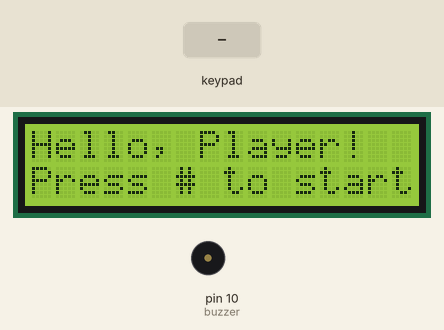
The program below on a simulated Arduino Uno, built with avr-gcc and run on an emulated ATmega328P. Shown: 16×2 character LCD, buzzer (waves = sounding). The test bench sets the inputs (shaded band). What the program prints to the serial monitor is not drawn.

Above: at 3.8 s.
3.9 s: key '#' pressed
At 4.5 s:
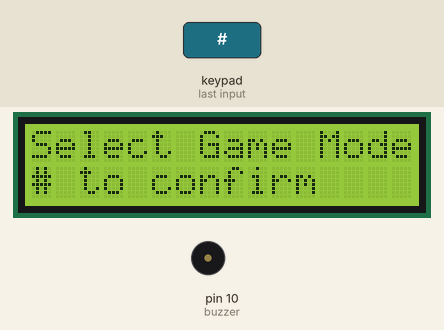
5.4 s: keypad keys 9 8 7 6 A pressed 0.4 s apart
At 8.1 s:
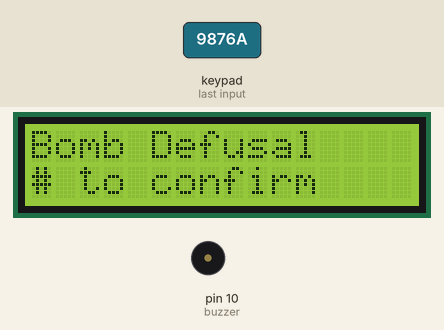
8.9 s: keypad keys 9 8 7 6 # pressed 0.4 s apart
At 11.9 s:
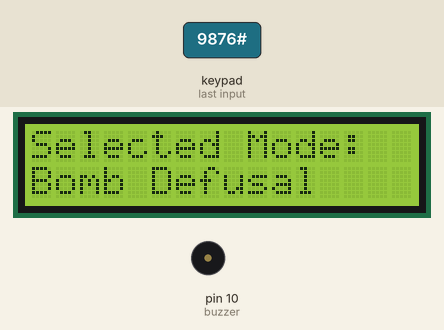
13.9 s: key '1' pressed
At 14.5 s:
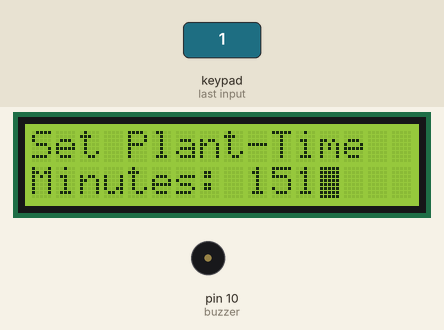
15.4 s: key '*' pressed
At 16.6 s:
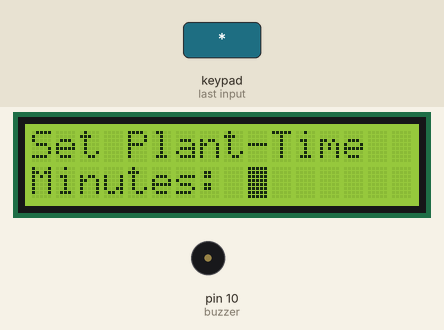
16.9 s: keypad keys 9 8 7 6 D pressed 0.4 s apart
At 19.2 s:
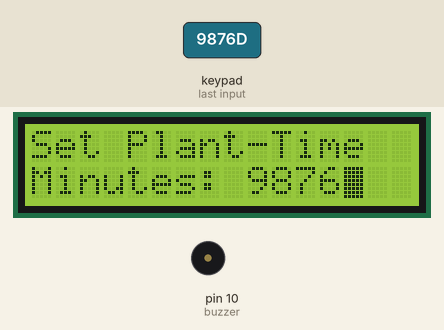
Timing chart, 0 to 20.7 s (numbered marks = the images above; inputs shaded):
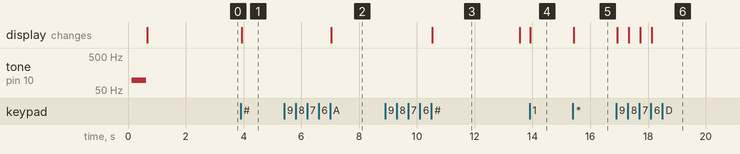

The program:

main.cpp
```cpp
#include <Arduino.h>

#include <Keypad.h>
#include <LiquidCrystal.h>
#include "GameMode.h"
#include "BombDefusal.h"
#include "KingOfTheHill.h"
#include "PCF8574.h" // https://github.com/xreef/PCF8574_library
#include "pitches.h"
#include <LiquidCrystal_I2C.h>

#define pound 14

void isButtonPressed(int button);

void showStartScreen();

void playStartUpSound();

void playLEDStartUpAnmiation();

void toggleLEDsSequentially(uint8_t value);

void toggleLEDs(uint8_t value);

GameMode *selectGameMode();

void printModeSelection(String mode);

LiquidCrystal_I2C lcd(0x27, 16, 2); // set the LCD address to 0x3F for a 16 chars and 2 line display

// TODO: Remove hardcoded timer
int Scount = 0;      // count seconds
int Mcount = 1;      // count minutes
int Hcount = 0;      // count hours
int DefuseTimer = 0; // set timer to 0

long secMillis = 0;   // store last time for second add
long interval = 1000; // interval for seconds

// password setup
int pwdLength = 6;
char password[6];      // number of characters in our password
int currentLength = 0; // defines which number we are currently writing
int i = 0;
char entered[6];

// I2C Board setup
PCF8574 ex1(0x24);

// keypad setup
const byte ROWS = 4;
const byte COLS = 4;

char hexaKeys[ROWS][COLS] = {
    {'1', '2', '3', 'A'},
    {'4', '5', '6', 'B'},
    {'7', '8', '9', 'C'},
    {'*', '0', '#', 'D'}};

byte rowPins[ROWS] = {9, 8, 7, 6};
byte colPins[COLS] = {5, 4, 3, 2};

Keypad keypad = Keypad(makeKeymap(hexaKeys), rowPins, colPins, ROWS, COLS);

// button setup
int redButton = 12;
int blueButton = 11;

// buzzer setup
int buzzer = 10;

GameMode *selectedGameMode;

void setup()
{
  Serial.begin(9600);
  Serial.println("NEW setup");

  // set up the buttons
  pinMode(redButton, INPUT);
  pinMode(blueButton, INPUT);

  // set up the LCD
  lcd.init();
  lcd.backlight();
  lcd.begin(16, 2);
  lcd.clear();
  lcd.setCursor(0, 0);

  // set up LEDs; external I2C Board
  for (int i = 0; i < 8; i++)
  {
    ex1.pinMode(i, OUTPUT);
  }
  toggleLEDs(LOW);

  // start up
  showStartScreen();

  selectedGameMode = selectGameMode();
  lcd.clear();
  lcd.print("Selected Mode:");
  lcd.setCursor(0, 1);
  lcd.print(selectedGameMode->Name);
  delay(3000);
  selectedGameMode->Start();
  delay(100);

  //(*selectedGameMode).Start();
}

void loop()
{
  // TODO: start the specific game mode
  Serial.println("Main loop");
  isButtonPressed(redButton);
  isButtonPressed(blueButton);
  delay(500);
}

void isButtonPressed(int button)
{
  int buttonstatus = digitalRead(button);
  if (buttonstatus == HIGH) // Wenn der Taster gedrückt ist...
  {
    Serial.println("Button pressed");
    tone(buzzer, 100); // …spiele diesen Ton...
    delay(500);        // …und zwar für eine Sekunde...
    tone(buzzer, 300); // …spiele diesen Ton...
    delay(500);        // …und zwar für eine Sekunde...
    noTone(buzzer);    // Ton abschalten
  }
}

void showStartScreen()
{
  playStartUpSound();
  lcd.print("Hello, Player!");
  lcd.setCursor(0, 1);
  lcd.print("Press # to start");
  playLEDStartUpAnmiation();
  while (true)
  {
    char key = keypad.getKey();

    if (key != NULL)
    {
      Serial.println(key);
    }

    if (key == '#')
    {
      lcd.clear();
      break;
    }
  }
}

void playStartUpSound()
{
  tone(buzzer, NOTE_G2);
  delay(500);
  noTone(buzzer);
}

void playLEDStartUpAnmiation()
{
  toggleLEDsSequentially(HIGH);
  toggleLEDs(LOW);
  toggleLEDsSequentially(HIGH);
}

void toggleLEDsSequentially(uint8_t value)
{
  for (int i = 4; i > 0; i--)
  {
    ex1.digitalWrite(i, value);
    delay(300);
  }
}

void toggleLEDs(uint8_t value)
{
  for (int i = 4; i > 0; i--)
  {
    ex1.digitalWrite(i, value);
  }
}

// TODO move setup stuff into normal loop and see if this works better; setup crashes when Start is being
GameMode *selectGameMode()
{
  printModeSelection("Select Game Mode");
  GameMode *gameMode;

  bool done = false;
  while (!done)
  {
    char key = keypad.getKey();
    if (key == '#')
    {
      if (gameMode->Name != "")
      {
        done = true;
      }
    }
    if (key == 'A')
    {
      gameMode = new BombDefusal();
      printModeSelection(gameMode->Name);
    }
    if (key == 'B')
    {
      gameMode = new KingOfTheHill();
      printModeSelection(gameMode->Name);
    }
    if ((key == 'C') || (key == 'D'))
    {
      gameMode->Name = "";
      lcd.clear();
      lcd.print("Not implemented");
      delay(3000);
      printModeSelection("Select Game Mode");
    }
  }
  return gameMode;
}

void printModeSelection(String mode)
{
  lcd.clear();
  lcd.print(mode);
  lcd.setCursor(0, 1);
  lcd.print("# to confirm");
}
```

BombDefusal.h
```cpp
#ifndef BombDefusal_h
#define BombDefusal_h
#include "Arduino.h"
#include "GameMode.h"

class BombDefusal : public GameMode
{
public:
  BombDefusal();
  virtual void Start();

private:
};

void setTimeToPlant();
#endif
```

GameMode.h
```cpp
#ifndef GameMode_h
#define GameMode_h
#include "Arduino.h"
class GameMode {
public:
  GameMode();
  virtual void Start();

  String Name;

private:
};
#endif
```

KingOfTheHill.h
```cpp
#ifndef KingOfTheHill_h
#define KingOfTheHill_h
#include "Arduino.h"
#include "GameMode.h"

class KingOfTheHill : public GameMode {
public:
  KingOfTheHill();
  virtual void Start();

private:
};
#endif
```

BombDefusal.cpp
```cpp
#include "BombDefusal.h"
#include <LiquidCrystal_I2C.h>
#include <Keypad.h>

BombDefusal::BombDefusal()
{
  Name = "Bomb Defusal";
}

extern LiquidCrystal_I2C lcd;
extern Keypad keypad;

void BombDefusal::Start()
{
  setTimeToPlant();
}

void setTimeToPlant()
{
  // int time = 15;
  String timeString = "15";

  lcd.clear();
  lcd.print("Set Plant-Time");
  lcd.setCursor(0, 1);

  String tmp = "Minutes: " + timeString;
  lcd.print(tmp);
  int cursorPositionX = tmp.length();
  lcd.setCursor(cursorPositionX, 1);
  lcd.blink();

  bool done = false;
  while (!done)
  {
    char key = keypad.getKey();
    if (key != NULL)
    {
Serial.println(key);
    }

    if (key == '#' && timeString != "")
    {
      done = true;
      break;
    }
    else if (key == '*')
    {
      timeString = "";
      lcd.clear();
      lcd.print("Set Plant-Time");
      lcd.setCursor(0, 1);

      String tmp = "Minutes: " + timeString;
      lcd.print(tmp);
      int cursorPositionX = tmp.length();
      lcd.setCursor(cursorPositionX, 1);
    }
    else if (key == 'A' || key == 'B' || key == 'C' || key == 'D')
    {
      continue;
    }
    else if (key == '1' || key == '2' || key == '3' || key == '4' || key == '5' || key == '6' || key == '7' || key == '8' || key == '9' || key == '0')
    {
      timeString += key;
      lcd.clear();
      lcd.print("Set Plant-Time");
      lcd.setCursor(0, 1);

      String tmp = "Minutes: " + timeString;
      lcd.print(tmp);
      int cursorPositionX = tmp.length();
      lcd.setCursor(cursorPositionX, 1);
    }
  }
}

// int setTimeToDefuse()
// {
// }
```

GameMode.cpp
```cpp
#include "GameMode.h"
GameMode::GameMode() {
  Name = "";
}

 void GameMode::Start() {
  Serial.println("Start Game  EMPTY");
}
```

KingOfTheHill.cpp
```cpp
#include "KingOfTheHill.h"
#include <LiquidCrystal_I2C.h>

KingOfTheHill::KingOfTheHill() {
  Name = "KingOfTheHill";
}


extern LiquidCrystal_I2C lcd;

 void KingOfTheHill::Start() {
  lcd.clear();
  lcd.print("Game started");
  lcd.setCursor(0, 1);
  lcd.print("King of the Hill");
}
```

pitches.h
```cpp
/*************************************************

 * Public Constants
taken from https://www.arduino.cc/en/Tutorial/Tone
 *************************************************/

#define NOTE_B0  31
#define NOTE_C1  33
#define NOTE_CS1 35
#define NOTE_D1  37
#define NOTE_DS1 39
#define NOTE_E1  41
#define NOTE_F1  44
#define NOTE_FS1 46
#define NOTE_G1  49
#define NOTE_GS1 52
#define NOTE_A1  55
#define NOTE_AS1 58
#define NOTE_B1  62
#define NOTE_C2  65
#define NOTE_CS2 69
#define NOTE_D2  73
#define NOTE_DS2 78
#define NOTE_E2  82
#define NOTE_F2  87
#define NOTE_FS2 93
#define NOTE_G2  98
#define NOTE_GS2 104
#define NOTE_A2  110
#define NOTE_AS2 117
#define NOTE_B2  123
#define NOTE_C3  131
#define NOTE_CS3 139
#define NOTE_D3  147
#define NOTE_DS3 156
#define NOTE_E3  165
#define NOTE_F3  175
#define NOTE_FS3 185
#define NOTE_G3  196
#define NOTE_GS3 208
#define NOTE_A3  220
#define NOTE_AS3 233
#define NOTE_B3  247
#define NOTE_C4  262
#define NOTE_CS4 277
#define NOTE_D4  294
#define NOTE_DS4 311
#define NOTE_E4  330
#define NOTE_F4  349
#define NOTE_FS4 370
#define NOTE_G4  392
#define NOTE_GS4 415
#define NOTE_A4  440
#define NOTE_AS4 466
#define NOTE_B4  494
#define NOTE_C5  523
#define NOTE_CS5 554
#define NOTE_D5  587
#define NOTE_DS5 622
#define NOTE_E5  659
#define NOTE_F5  698
#define NOTE_FS5 740
#define NOTE_G5  784
#define NOTE_GS5 831
#define NOTE_A5  880
#define NOTE_AS5 932
#define NOTE_B5  988
#define NOTE_C6  1047
#define NOTE_CS6 1109
#define NOTE_D6  1175
#define NOTE_DS6 1245
#define NOTE_E6  1319
#define NOTE_F6  1397
#define NOTE_FS6 1480
#define NOTE_G6  1568
#define NOTE_GS6 1661
#define NOTE_A6  1760
#define NOTE_AS6 1865
#define NOTE_B6  1976
#define NOTE_C7  2093
#define NOTE_CS7 2217
#define NOTE_D7  2349
#define NOTE_DS7 2489
#define NOTE_E7  2637
#define NOTE_F7  2794
#define NOTE_FS7 2960
#define NOTE_G7  3136
#define NOTE_GS7 3322
#define NOTE_A7  3520
#define NOTE_AS7 3729
#define NOTE_B7  3951
#define NOTE_C8  4186
#define NOTE_CS8 4435
#define NOTE_D8  4699
#define NOTE_DS8 4978
```

Measured:
- after the input at 3.9 s, the display: changes at once (image 1)
- after the input at 5.4 s, the display: changes after 1.6 s (image 2)
- after the input at 8.9 s, the display: changes after 1.6 s (image 3)
- after the input at 13.9 s, the display: changes at once (image 4)
- after the input at 15.4 s, the display: changes at once (image 5)
- after the input at 16.9 s, the display: first changes at once (image 6 shows a later state)
- what the display in image 3 shows lasts 3.1 s, from 10.5 s to 13.6 s
